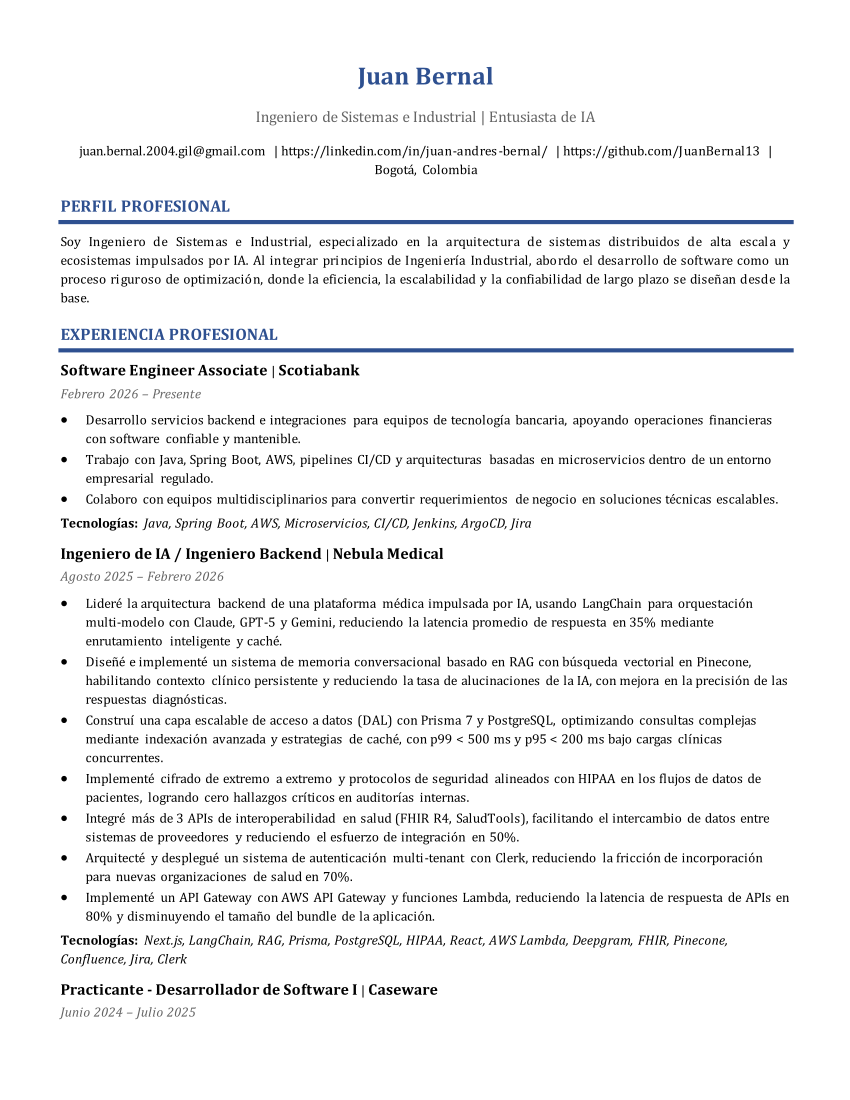

Python code for this plot:
from cvlib import (
    Achievement,
    ContactInfo,
    CVData,
    CVLabels,
    Education,
    Job,
    Project,
    Research,
    SkillCategory,
    generate_cv,
)


contact = ContactInfo(
    email="juan.bernal.2004.gil@gmail.com",
    linkedin="https://linkedin.com/in/juan-andres-bernal/",
    github="https://github.com/JuanBernal13",
    location="Bogotá, Colombia"
)

labels = CVLabels(
    summary="PERFIL PROFESIONAL",
    experience="EXPERIENCIA PROFESIONAL",
    education="EDUCACIÓN",
    projects="PROYECTOS DESTACADOS",
    research="INVESTIGACIÓN",
    skills="HABILIDADES TÉCNICAS",
    achievements="LOGROS Y RECONOCIMIENTOS",
    tech_stack="Tecnologías",
    tech="Tecnologías",
    coursework="Cursos relevantes",
    languages="Idiomas",
    link="enlace",
)

jobs = [
    Job(
        title="Software Engineer Associate",
        company="Scotiabank",
        dates="Febrero 2026 – Presente",
        bullets=[
            "Desarrollo servicios backend e integraciones para equipos de tecnología bancaria, apoyando operaciones financieras con software confiable y mantenible.",
            "Trabajo con Java, Spring Boot, AWS, pipelines CI/CD y arquitecturas basadas en microservicios dentro de un entorno empresarial regulado.",
            "Colaboro con equipos multidisciplinarios para convertir requerimientos de negocio en soluciones técnicas escalables."
        ],
        tech="Java, Spring Boot, AWS, Microservicios, CI/CD, Jenkins, ArgoCD, Jira"
    ),
    Job(
        title="Ingeniero de IA / Ingeniero Backend",
        company="Nebula Medical",
        dates="Agosto 2025 – Febrero 2026",
        bullets=[
            "Lideré la arquitectura backend de una plataforma médica impulsada por IA, usando LangChain para orquestación multi-modelo con Claude, GPT-5 y Gemini, reduciendo la latencia promedio de respuesta en 35% mediante enrutamiento inteligente y caché.",
            "Diseñé e implementé un sistema de memoria conversacional basado en RAG con búsqueda vectorial en Pinecone, habilitando contexto clínico persistente y reduciendo la tasa de alucinaciones de la IA, con mejora en la precisión de las respuestas diagnósticas.",
            "Construí una capa escalable de acceso a datos (DAL) con Prisma 7 y PostgreSQL, optimizando consultas complejas mediante indexación avanzada y estrategias de caché, con p99 < 500 ms y p95 < 200 ms bajo cargas clínicas concurrentes.",
            "Implementé cifrado de extremo a extremo y protocolos de seguridad alineados con HIPAA en los flujos de datos de pacientes, logrando cero hallazgos críticos en auditorías internas.",
            "Integré más de 3 APIs de interoperabilidad en salud (FHIR R4, SaludTools), facilitando el intercambio de datos entre sistemas de proveedores y reduciendo el esfuerzo de integración en 50%.",
            "Arquitecté y desplegué un sistema de autenticación multi-tenant con Clerk, reduciendo la fricción de incorporación para nuevas organizaciones de salud en 70%.",
            "Implementé un API Gateway con AWS API Gateway y funciones Lambda, reduciendo la latencia de respuesta de APIs en 80% y disminuyendo el tamaño del bundle de la aplicación."
        ],
        tech="Next.js, LangChain, RAG, Prisma, PostgreSQL, HIPAA, React, AWS Lambda, Deepgram, FHIR, Pinecone, Confluence, Jira, Clerk"
    ),
    Job(
        title="Practicante - Desarrollador de Software I",
        company="Caseware",
        dates="Junio 2024 – Julio 2025",
        bullets=[
            "Desarrollé integraciones dentro del módulo de imports/bindings de la plataforma Caseware, una capa crítica de ingestión de datos usada por más de 475.000 profesionales en 130 países, garantizando mapeo de datos confiable y compatible con esquemas a escala empresarial.",
            "Desarrollé microservicios backend críticos en Java Spring Boot y Node.js, y desplegué infraestructura serverless en AWS con CDK, optimizando costos operativos. Llevé proyectos CDK desde desarrollo hasta producción.",
            "Lideré migraciones masivas de datos de más de 500.000 registros, asegurando atomicidad transaccional y confiabilidad. Mejoré la latencia de patrones de acceso a datos en 40%.",
            "Implementé componentes reactivos en Angular, reduciendo el tiempo de carga de la aplicación en 30% mediante lazy loading y optimización del bundle.",
            "Configuré despliegues orquestados en Kubernetes.",
            "Atendí incidentes de producción en turnos on-call con diagnóstico y resolución rápida para clientes.",
            "Lideré ceremonias Scrum para un equipo de 7 desarrolladores, asegurando entrega continua de valor para el equipo de imports.",
            "Trabajé con servicios de AWS como S3, DynamoDB, EC2, EKS y RDS."
        ],
        tech="Java, Spring Boot, AWS CDK, Angular, Kubernetes, Scrum, DynamoDB, S3, Jira, Agile, Copilot"
    )
]

education = [
    Education(
        degree="Ingeniería de Sistemas y Computación",
        school="Universidad de los Andes",
        location="Bogotá, Colombia",
        dates="Enero 2021 – Junio 2025",
        gpa="4.21 / 5.0",
        relevant_coursework=["Sistemas transaccionales", "Arquitectura de software", "Estructuras de datos y algoritmos", "Inteligencia de negocios", "Desarrollo de APIs", "Programación orientada a objetos", "Desarrollo web"]
    ),
    Education(
        degree="Ingeniería Industrial",
        school="Universidad de los Andes",
        location="Bogotá, Colombia",
        dates="Enero 2022 – Junio 2025",
        gpa="4.21 / 5.0",
        relevant_coursework=["Optimización avanzada", "Metaheurísticas", "Modelos probabilísticos", "Simulación discreta", "Probabilidad y estadística"]
    )
]

projects = [
    Project(
        name="Trove: Motor de búsqueda local open-source y servidor MCP",
        description="Motor de búsqueda local de alto rendimiento que indexa contenido de GitHub, Notion, Slack y archivos locales en una base vectorial unificada. Incluye una implementación de servidor MCP para optimizar flujos de trabajo de agentes de IA.",
        tech="TypeScript, Node.js, SQLite, Electron, React, MCP, Transformers.js, Ollama",
        link="https://github.com/antoinebecker10-afk/Trove"
    ),
    Project(
        name="Aura AI: Plataforma inteligente de matching de talento con NLP, GNN y LLMs",
        description="Plataforma end-to-end de ML que transforma la adquisición de talento al reemplazar el matching por palabras clave con ajuste semántico. Incluye comprensión multi-modal de documentos, taxonomía de habilidades aprendida mediante Knowledge Graphs (Neo4j) y matching candidato-vacante con GNN.",
        tech="FastAPI, Next.js, PyTorch (GNN), Neo4j, Qdrant, PostgreSQL, MongoDB, Redis/Celery, LangChain",
        link="https://github.com/JuanBernal13/aura-ai"
    ),
    Project(
        name="Generador de CV",
        description="Librería modular en Python para generar CVs profesionales en formato DOCX y PDF.",
        tech="Python, docx, reportlab",
        link="https://github.com/JuanBernal13/cv_generator"
    ),
    Project(
        name="Motor de predicción para apuestas deportivas - Pipeline ML con criterio de Kelly",
        description="Pipeline de ML que implementa variables temporales a partir de datos históricos de partidos, entrena y calibra modelos ensemble (Random Forest, XGBoost, LightGBM), y dimensiona apuestas mediante el criterio de Kelly.",
        tech="Python, scikit-learn, XGBoost, LightGBM, pandas, NumPy, matplotlib, seaborn",
        link="https://github.com/JuanBernal13/bet-lck-2025"
    ),
    Project(
        name="Sistema WebSocket de alertas de mercado financiero",
        description="Sistema de alertas financieras en tiempo real basado en WebSocket. Implementa arquitectura orientada a eventos con Redis para mensajería y PostgreSQL para persistencia de datos.",
        tech="TypeScript, NestJS, Redis, PostgreSQL, WebSocket, Docker",
        link="https://github.com/JuanBernal13/web-sockets-finance-yahoo"
    ),
    Project(
        name="Optimizador multiobjetivo de estaciones de carga para vehículos eléctricos",
        description="Sistema de optimización de alto rendimiento desarrollado en Java y C++ para infraestructura de carga de vehículos eléctricos. Utiliza algoritmos multiobjetivo para minimizar costos de energía y maximizar niveles de servicio al cliente.",
        tech="Java, C++, Algoritmos de optimización, Modelado de datos"
    ),
    Project(
        name="Plataforma de gestión empresarial (Hogar de Abuelos)",
        description="Plataforma integral de gestión para administración de instalaciones, orientada a optimizar operaciones, manejo de registros y asignación de recursos.",
        tech="Python, Django, SQLite, HTML/CSS",
        link="https://github.com/je-lopezu1/hogarAbuelos"
    ),
    Project(
        name="Orquestación de microservicios con Spring Boot y Docker",
        description="Diseñé un sistema distribuido escalable con Java Spring Cloud (Eureka, Config, Gateway) dentro de un monorepo Nx. Implementé mensajería asíncrona con RabbitMQ y patrones de resiliencia con Resilience4j.",
        tech="Spring Boot, Docker, AWS"
    )
]

skills = [
    SkillCategory(
        category="Ciencia de datos",
        skills="Python, pandas / NumPy, scikit-learn, Modelado estadístico, Ingeniería de características, Visualización de datos, Diseño experimental"
    ),
    SkillCategory(
        category="Machine Learning e IA",
        skills="Desarrollo con LLMs, Sistemas RAG, LangChain, Prompt Engineering, PyTorch, TensorFlow / Keras, XGBoost / LightGBM, Graph Neural Networks"
    ),
    SkillCategory(
        category="Ingeniería de datos",
        skills="Pipelines de datos, ETL / ELT, SQL, Modelado de datos, Apache Airflow, RabbitMQ, Flujos de datos orientados a eventos"
    ),
    SkillCategory(
        category="Bases de datos",
        skills="PostgreSQL, MySQL, MongoDB, DynamoDB, Redis, Pinecone, Neo4j, Qdrant"
    ),
    SkillCategory(
        category="MLOps y Cloud",
        skills="AWS, Docker, Kubernetes, GitHub Actions, APIs de serving de modelos, Monitoreo y observabilidad"
    ),
    SkillCategory(
        category="Backend y APIs",
        skills="FastAPI, Node.js / NestJS, Java / Spring Boot, APIs REST, GraphQL, Microservicios"
    ),
    SkillCategory(
        category="Habilidades blandas y herramientas",
        skills="Inglés, Comunicación técnica, Scrum, Design Thinking, Confluence y Jira"
    )
]

research = [
    Research(
        title="Modelado predictivo biológico (tesis de pregrado)",
        description="Desarrollé modelos predictivos para datos biológicos complejos usando técnicas de machine learning, aplicando preprocesamiento avanzado (PCA), balanceo de clases y deep learning (TensorFlow/Keras) para alcanzar 98% de precisión.",
        date="2025 - I",
        link="https://hdl.handle.net/1992/76592"
    ),
    Research(
        title="Analytics Forum 2025",
        description="Presenté los resultados de mi tesis de pregrado en el Analytics Forum 2025, exponiendo aplicaciones avanzadas de machine learning en bioinformática ante una audiencia de expertos de industria e investigadores.",
        date="2025 - I"
    ),
    Research(
        title="Presentación en el grupo de investigación COPA",
        description="Fui ponente en el Centro de Optimización y Probabilidad Aplicada (COPA), donde discutí la integración de redes neuronales y modelado probabilístico en sistemas biológicos.",
        date="2025 - I"
    )
]

achievements = [
    Achievement(
        title="Finalista - Quala Business Challenge",
        description="Finalista en el Quala Business Challenge 2025-1, compitiendo frente a estudiantes destacados de negocios e ingeniería en una competencia basada en casos.",
        date="2025-1"
    ),
    Achievement(
        title="Puntaje ICFES Saber 11",
        description="Obtuve un puntaje de 466/500 en el examen nacional Saber 11.",
        date="2020"
    )
]

cv_data = CVData(
    full_name="Juan Bernal",
    headline="Ingeniero de Sistemas e Industrial | Entusiasta de IA",
    contact=contact,
    summary="Soy Ingeniero de Sistemas e Industrial, especializado en la arquitectura de sistemas distribuidos de alta escala y ecosistemas impulsados por IA. Al integrar principios de Ingeniería Industrial, abordo el desarrollo de software como un proceso riguroso de optimización, donde la eficiencia, la escalabilidad y la confiabilidad de largo plazo se diseñan desde la base.",
    jobs=jobs,
    education=education,
    projects=projects,
    skills=skills,
    research=research,
    achievements=achievements,
    languages="Inglés (C1 fluido), Español (nativo)",
    labels=labels,
)

generate_cv(cv_data, "cv_juan_bernal_es.docx", pdf=True)
print("CV en español generado correctamente.")
